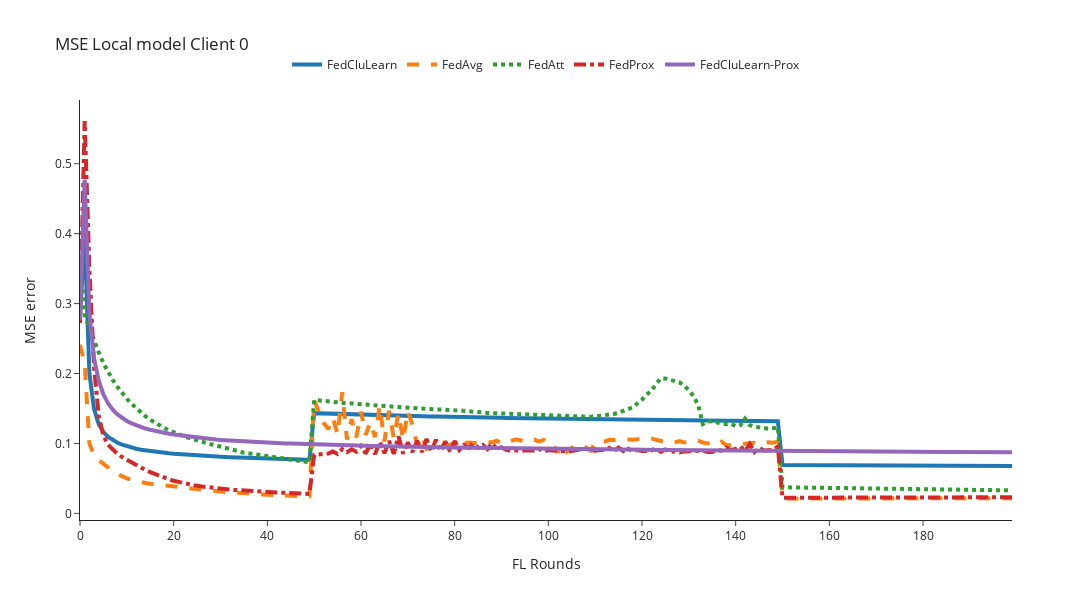
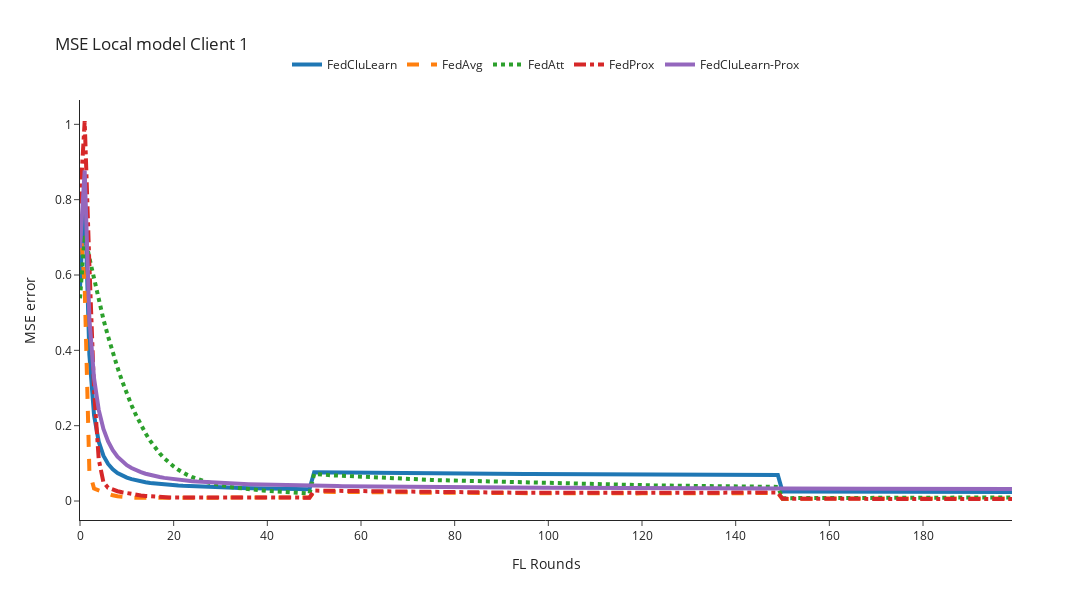
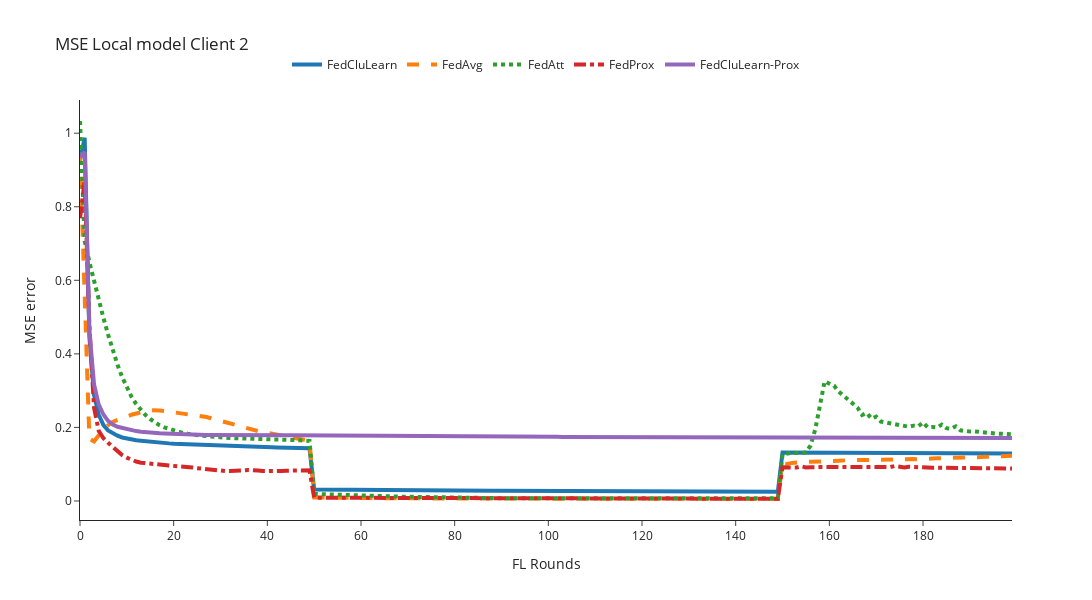

Notebook cell for these charts, in order:
### Code cell
for client_id in [0,1,2]:
    n_rounds, y = preprocessing_results(filenames=local_filenames, client_id=client_id, mse_column='mse')
    plot_plotly(n_rounds, y, title=f'MSE Local model Client {client_id}', y_axis_title='MSE error')

### Figure 1 — Plotly figure (JSON) as saved in the notebook; plotly's stock layout.template omitted (floating-point values rounded to 4 significant figures; data arrays with more than 128 entries replaced by an {"elided": "..."} marker saying what was removed)
{"data": [{"line": {"dash": "solid", "width": 4}, "mode": "lines", "name": "FedCluLearn", "type": "scatter", "x": {"elided": "201 int values"}, "y": {"elided": "200 float values"}}, {"line": {"dash": "dash", "width": 4}, "mode": "lines", "name": "FedAvg", "type": "scatter", "x": {"elided": "201 int values"}, "y": {"elided": "200 float values"}}, {"line": {"dash": "dot", "width": 4}, "mode": "lines", "name": "FedAtt", "type": "scatter", "x": {"elided": "201 int values"}, "y": {"elided": "200 float values"}}, {"line": {"dash": "dashdot", "width": 4}, "mode": "lines", "name": "FedProx", "type": "scatter", "x": {"elided": "201 int values"}, "y": {"elided": "200 float values"}}, {"line": {"dash": "solid", "width": 4}, "mode": "lines", "name": "FedCluLearn-Prox", "type": "scatter", "x": {"elided": "201 int values"}, "y": {"elided": "200 float values"}}], "layout": {"height": 600, "legend": {"orientation": "h", "x": 0.5, "xanchor": "center", "y": 1.05, "yanchor": "bottom"}, "title": {"text": "MSE Local model Client 0"}, "width": 1200, "xaxis": {"title": {"text": "FL Rounds"}}, "yaxis": {"title": {"text": "MSE error"}}}}

### Figure 2 — Plotly figure (JSON) as saved in the notebook; plotly's stock layout.template omitted (floating-point values rounded to 4 significant figures; data arrays with more than 128 entries replaced by an {"elided": "..."} marker saying what was removed)
{"data": [{"line": {"dash": "solid", "width": 4}, "mode": "lines", "name": "FedCluLearn", "type": "scatter", "x": {"elided": "201 int values"}, "y": {"elided": "200 float values"}}, {"line": {"dash": "dash", "width": 4}, "mode": "lines", "name": "FedAvg", "type": "scatter", "x": {"elided": "201 int values"}, "y": {"elided": "200 float values"}}, {"line": {"dash": "dot", "width": 4}, "mode": "lines", "name": "FedAtt", "type": "scatter", "x": {"elided": "201 int values"}, "y": {"elided": "200 float values"}}, {"line": {"dash": "dashdot", "width": 4}, "mode": "lines", "name": "FedProx", "type": "scatter", "x": {"elided": "201 int values"}, "y": {"elided": "200 float values"}}, {"line": {"dash": "solid", "width": 4}, "mode": "lines", "name": "FedCluLearn-Prox", "type": "scatter", "x": {"elided": "201 int values"}, "y": {"elided": "200 float values"}}], "layout": {"height": 600, "legend": {"orientation": "h", "x": 0.5, "xanchor": "center", "y": 1.05, "yanchor": "bottom"}, "title": {"text": "MSE Local model Client 1"}, "width": 1200, "xaxis": {"title": {"text": "FL Rounds"}}, "yaxis": {"title": {"text": "MSE error"}}}}

### Figure 3 — Plotly figure (JSON) as saved in the notebook; plotly's stock layout.template omitted (floating-point values rounded to 4 significant figures; data arrays with more than 128 entries replaced by an {"elided": "..."} marker saying what was removed)
{"data": [{"line": {"dash": "solid", "width": 4}, "mode": "lines", "name": "FedCluLearn", "type": "scatter", "x": {"elided": "201 int values"}, "y": {"elided": "200 float values"}}, {"line": {"dash": "dash", "width": 4}, "mode": "lines", "name": "FedAvg", "type": "scatter", "x": {"elided": "201 int values"}, "y": {"elided": "200 float values"}}, {"line": {"dash": "dot", "width": 4}, "mode": "lines", "name": "FedAtt", "type": "scatter", "x": {"elided": "201 int values"}, "y": {"elided": "200 float values"}}, {"line": {"dash": "dashdot", "width": 4}, "mode": "lines", "name": "FedProx", "type": "scatter", "x": {"elided": "201 int values"}, "y": {"elided": "200 float values"}}, {"line": {"dash": "solid", "width": 4}, "mode": "lines", "name": "FedCluLearn-Prox", "type": "scatter", "x": {"elided": "201 int values"}, "y": {"elided": "200 float values"}}], "layout": {"height": 600, "legend": {"orientation": "h", "x": 0.5, "xanchor": "center", "y": 1.05, "yanchor": "bottom"}, "title": {"text": "MSE Local model Client 2"}, "width": 1200, "xaxis": {"title": {"text": "FL Rounds"}}, "yaxis": {"title": {"text": "MSE error"}}}}
